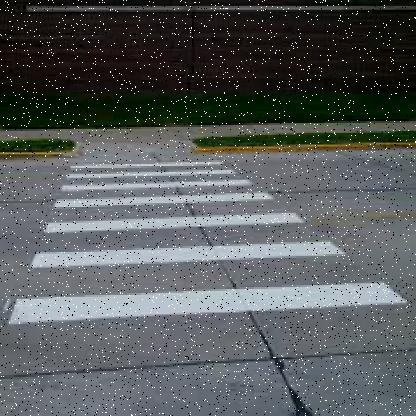
//> input picture SafeStepApp/FeatureExtraction/images/101_jpg.rf.b7c6c6644c1d15948853a8fdfaf9c396.jpg, 416 x 416 px; its folder holds only this picture in this run
$ ./FeatureExtractor   (built with g++ and OpenCV 4)
//> lines starting //> are read from the running program, lines starting //| are printed output that depends on the picture
#define _CRT_SECURE_NO_WARNINGS
#include <iostream>
#include <fstream>
#include <string>
#include <vector>
#include <filesystem>
#include <opencv2/opencv.hpp>

using namespace cv;
using namespace std;
namespace fs = std::filesystem;

// สกัด Feature 160 ค่า: 120 col-sum + 40 row-sum
void gen_feature_input(const Mat& image, const string& output_filename)
{
    Mat greyMat;
    if (image.channels() > 1)
        cvtColor(image, greyMat, COLOR_BGR2GRAY);
    else
        greyMat = image.clone();

    // Column sums (120 values)
    float max_col = 1.0f;
    vector<int> col_sums(greyMat.cols, 0);
    for (int i = 0; i < greyMat.cols; i++) {
        for (int k = 0; k < greyMat.rows; k++)
            col_sums[i] += greyMat.at<unsigned char>(k, i);
        if ((float)col_sums[i] > max_col) max_col = (float)col_sums[i];
    }

    // Row sums (40 values)
    float max_row = 1.0f;
    vector<int> row_sums(greyMat.rows, 0);
    for (int k = 0; k < greyMat.rows; k++) {
        for (int i = 0; i < greyMat.cols; i++)
            row_sums[k] += greyMat.at<unsigned char>(k, i);
        if ((float)row_sums[k] > max_row) max_row = (float)row_sums[k];
    }

    // บันทึก: col_sums normalize ก่อน แล้วตามด้วย row_sums normalize
    ofstream myfile(output_filename, ios::app);
    for (int i = 0; i < greyMat.cols; i++)
        myfile << ((float)col_sums[i] / max_col) << ",";
    for (int k = 0; k < greyMat.rows; k++)
        myfile << ((float)row_sums[k] / max_row) << ",";
    myfile << "\n";
    myfile.close();
}

// Label (One-hot encoding): 0 = non-zebra, 1 = zebra
void gen_feature_output(const string& output_filename, int out, int num = 2)
{
    ofstream myfile(output_filename, ios::app);
    for (int i = 0; i < num; i++)
        myfile << (i == out ? 1 : 0) << ",";
    myfile << "\n";
    myfile.close();
}

int main(int argc, char** argv)
{
    string images_dir_pos = "../images/";
    string images_dir_neg = "../images_non_zebra/";
    string feature_file   = "features.txt";
    string label_file     = "labels.txt";

    // ล้างไฟล์เก่า
    ofstream(feature_file, ios::trunc).close();
    ofstream(label_file,   ios::trunc).close();

    cout << "--- SafeStep-AI Feature Extraction ---\n";
    cout << "Output: 160 features per image (120 col-sum + 40 row-sum)\n\n";

    int success_count = 0;
    Size fixedSize(120, 40);  // resize ก่อนสกัด feature (เหมือน ZebraDetector)

    // Positive (ทางม้าลาย: Label = 1)
    cout << "Reading POSITIVE images from: " << images_dir_pos << "\n";
    if (fs::exists(images_dir_pos)) {
        for (const auto& entry : fs::directory_iterator(images_dir_pos)) {
            string fp = entry.path().string();
            if (fp.find(".jpg") == string::npos &&
                fp.find(".png") == string::npos) continue;

            Mat src = imread(fp, IMREAD_COLOR);
//> src is the input picture: 416 rows x 416 cols, CV_8UC3; mean B, G, R 92.3, 91.4, 87.3
            if (src.empty()) continue;

            Mat resized;
            resize(src, resized, fixedSize);
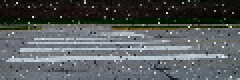
//> resized: 40 rows x 120 cols, CV_8UC3 (shown 2 times larger); mean B, G, R 91.7, 90.7, 86.7
            gen_feature_input(resized, feature_file);
//> in gen_feature_input, `cvtColor(image, greyMat, COLOR_BGR2GRAY);`:
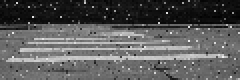
//> greyMat: 40 rows x 120 cols, CV_8UC1 (shown 2 times larger); min 1, max 241, mean 89.6
//> after the loop in gen_feature_input, `for (int i = 0; i < greyMat.cols; i++)`: col_sums = 120 values, max 4132 at index 42, min 2852 at index 114, mean 3585.3; max_col = 4132
//> after the loop in gen_feature_input, `for (int k = 0; k < greyMat.rows; k++)`: row_sums = 40 values, max 20752 at index 29, min 2140 at index 9, mean 10755.9; max_row = 20752
            gen_feature_output(label_file, 1, 2);
            success_count++;

            if (success_count % 100 == 0)
                cout << "Extracted " << success_count << " POSITIVE patterns...\n";
        }
    } else {
        cerr << "Warning: Positive directory not found -> " << images_dir_pos << "\n";
    }

    // Negative (ไม่ใช่ทางม้าลาย: Label = 0)
    cout << "Reading NEGATIVE images from: " << images_dir_neg << "\n";
    if (fs::exists(images_dir_neg)) {
        int neg_count = 0;
        for (const auto& entry : fs::directory_iterator(images_dir_neg)) {
            string fp = entry.path().string();
            if (fp.find(".jpg") == string::npos &&
                fp.find(".png") == string::npos) continue;

            Mat src = imread(fp, IMREAD_COLOR);
            if (src.empty()) continue;

            Mat resized;
            resize(src, resized, fixedSize);
            gen_feature_input(resized, feature_file);
            gen_feature_output(label_file, 0, 2);
            success_count++;
            neg_count++;

            if (neg_count % 100 == 0)
                cout << "Extracted " << neg_count << " NEGATIVE patterns...\n";
        }
    } else {
        cerr << "Warning: Negative directory not found -> " << images_dir_neg << "\n";
    }

    cout << "\nDone! Total: " << success_count << " samples.\n";
    cout << "Saved to: " << feature_file << " and " << label_file << "\n";
    cout << "Each row = 160 features (120 col + 40 row)\n";
    return 0;
}

$ run again, on SafeStepApp/FeatureExtraction/images/104_jpg.rf.43f2aff8e1d4775ef163c71a1d39e7dd.jpg
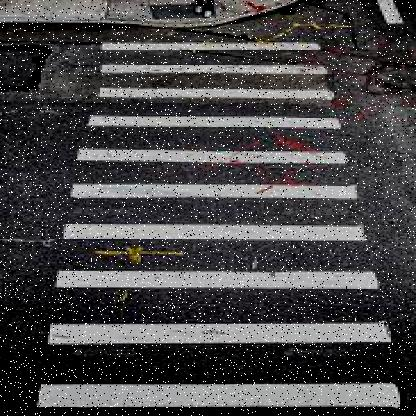
//> input picture SafeStepApp/FeatureExtraction/images/104_jpg.rf.43f2aff8e1d4775ef163c71a1d39e7dd.jpg, 416 x 416 px
//> src is the input picture: 416 rows x 416 cols, CV_8UC3; mean B, G, R 72.2, 71, 72.2
//> `resize(src, resized, fixedSize);`:
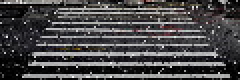
//> resized: 40 rows x 120 cols, CV_8UC3 (shown 2 times larger); mean B, G, R 72.3, 71.1, 72.4
//> after the loop in gen_feature_input, `for (int i = 0; i < greyMat.cols; i++)`: col_sums = 120 values, max 4007 at index 79, min 1134 at index 7, mean 2863.3; max_col = 4007
//> after the loop in gen_feature_input, `for (int k = 0; k < greyMat.rows; k++)`: row_sums = 40 values, max 17620 at index 37, min 1205 at index 34, mean 8590; max_row = 17620
